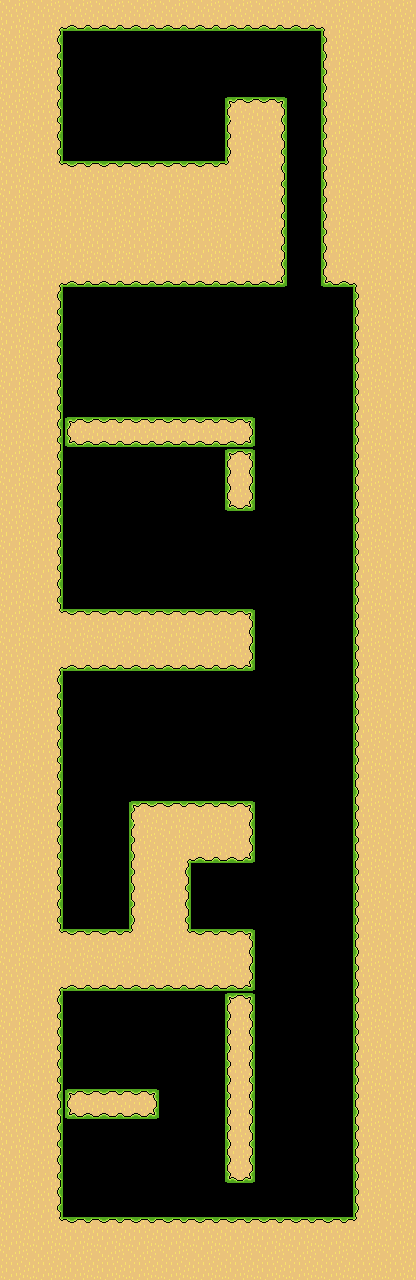

This is a level from a 2D game, rendered from its Tiled map with the project's own tilesets. A one-line summary and the map file follow, with tile-layer data summarised:
An orthogonal 13x40 tile map with 32x32 px tiles, 1 tile layer (Ground) and 16 objects.

<map version="1.5" tiledversion="1.7.1" orientation="orthogonal" renderorder="right-down" width="13" height="40" tilewidth="32" tileheight="32" infinite="0" nextlayerid="29" nextobjectid="115">
 <editorsettings>
  <export target="LevelTilemap_level15.json" format="json" />
 </editorsettings>
 <properties>
  <property name="extraText" value="" />
  <property name="levelIndex" type="int" value="15" />
  <property name="levelName" value="Level 15" />
  <property name="levelNameOffsetY" type="int" value="-80" />
  <property name="levelNameShortened" value="15" />
  <property name="numberOfSlimes" type="int" value="4" />
 </properties>
 <tileset firstgid="1" name="tileset" tilewidth="32" tileheight="32" tilecount="36" columns="6">
  <image source="../../artwork/tileset.png" width="192" height="192" />
  <tile id="0">
   <properties>
    <property name="collides" type="bool" value="true" />
   </properties>
  </tile>
  <tile id="1">
   <properties>
    <property name="collides" type="bool" value="true" />
   </properties>
  </tile>
  <tile id="2">
   <properties>
    <property name="collides" type="bool" value="true" />
   </properties>
  </tile>
  <tile id="3">
   <properties>
    <property name="collides" type="bool" value="true" />
   </properties>
  </tile>
  <tile id="4">
   <properties>
    <property name="collides" type="bool" value="false" />
   </properties>
  </tile>
  <tile id="5">
   <properties>
    <property name="collides" type="bool" value="false" />
   </properties>
  </tile>
  <tile id="6">
   <properties>
    <property name="collides" type="bool" value="true" />
   </properties>
  </tile>
  <tile id="7">
   <properties>
    <property name="collides" type="bool" value="true" />
   </properties>
  </tile>
  <tile id="8">
   <properties>
    <property name="collides" type="bool" value="true" />
   </properties>
  </tile>
  <tile id="9">
   <properties>
    <property name="collides" type="bool" value="true" />
   </properties>
  </tile>
  <tile id="10">
   <properties>
    <property name="collides" type="bool" value="false" />
   </properties>
  </tile>
  <tile id="11">
   <properties>
    <property name="collides" type="bool" value="false" />
   </properties>
  </tile>
  <tile id="12">
   <properties>
    <property name="collides" type="bool" value="true" />
   </properties>
  </tile>
  <tile id="13">
   <properties>
    <property name="collides" type="bool" value="true" />
   </properties>
  </tile>
  <tile id="14">
   <properties>
    <property name="collides" type="bool" value="true" />
   </properties>
  </tile>
  <tile id="15">
   <properties>
    <property name="collides" type="bool" value="true" />
   </properties>
  </tile>
  <tile id="16">
   <properties>
    <property name="collides" type="bool" value="false" />
    <property name="expValue" type="int" value="3" />
    <property name="isFlying" type="bool" value="true" />
    <property name="level" type="int" value="1" />
    <property name="objectTag" value="slimeEnemy" />
   </properties>
  </tile>
  <tile id="17">
   <properties>
    <property name="collides" type="bool" value="false" />
    <property name="expValue" type="int" value="3" />
    <property name="isFlying" type="bool" value="false" />
    <property name="level" type="int" value="1" />
    <property name="objectTag" value="slimeEnemy" />
   </properties>
  </tile>
  <tile id="18">
   <properties>
    <property name="collides" type="bool" value="true" />
   </properties>
  </tile>
  <tile id="19">
   <properties>
    <property name="collides" type="bool" value="true" />
   </properties>
  </tile>
  <tile id="20">
   <properties>
    <property name="collides" type="bool" value="true" />
   </properties>
  </tile>
  <tile id="21">
   <properties>
    <property name="collides" type="bool" value="true" />
   </properties>
  </tile>
  <tile id="22">
   <properties>
    <property name="collides" type="bool" value="false" />
    <property name="expValue" type="int" value="5" />
    <property name="isFlying" type="bool" value="true" />
    <property name="level" type="int" value="2" />
    <property name="objectTag" value="slimeEnemy" />
   </properties>
  </tile>
  <tile id="23">
   <properties>
    <property name="collides" type="bool" value="false" />
    <property name="expValue" type="int" value="5" />
    <property name="isFlying" type="bool" value="false" />
    <property name="level" type="int" value="2" />
    <property name="objectTag" value="slimeEnemy" />
   </properties>
  </tile>
  <tile id="24">
   <properties>
    <property name="collides" type="bool" value="false" />
    <property name="direction" value="right" />
    <property name="objectTag" value="spike" />
    <property name="spriteName" value="rightSpikes" />
   </properties>
  </tile>
  <tile id="25">
   <properties>
    <property name="collides" type="bool" value="false" />
    <property name="direction" value="left" />
    <property name="objectTag" value="spike" />
    <property name="spriteName" value="leftSpikes" />
   </properties>
  </tile>
  <tile id="26">
   <properties>
    <property name="collides" type="bool" value="false" />
    <property name="direction" value="down" />
    <property name="objectTag" value="spike" />
    <property name="spriteName" value="downSpikes" />
   </properties>
  </tile>
  <tile id="27">
   <properties>
    <property name="collides" type="bool" value="false" />
    <property name="direction" value="up" />
    <property name="objectTag" value="spike" />
    <property name="spriteName" value="upSpikes" />
   </properties>
  </tile>
  <tile id="28">
   <properties>
    <property name="collides" type="bool" value="false" />
    <property name="expValue" type="int" value="10" />
    <property name="isFlying" type="bool" value="true" />
    <property name="level" type="int" value="3" />
    <property name="objectTag" value="slimeEnemy" />
   </properties>
  </tile>
  <tile id="29">
   <properties>
    <property name="collides" type="bool" value="false" />
    <property name="expValue" type="int" value="10" />
    <property name="isFlying" type="bool" value="false" />
    <property name="level" type="int" value="3" />
    <property name="objectTag" value="slimeEnemy" />
   </properties>
  </tile>
  <tile id="30">
   <properties>
    <property name="collides" type="bool" value="false" />
    <property name="objectTag" value="endOfLevel" />
   </properties>
  </tile>
  <tile id="31">
   <properties>
    <property name="collides" type="bool" value="false" />
    <property name="objectTag" value="pickUp" />
    <property name="pickUpType" value="doubleJump" />
    <property name="spriteName" value="doubleJump" />
   </properties>
  </tile>
  <tile id="32">
   <properties>
    <property name="collides" type="bool" value="false" />
    <property name="objectTag" value="pickUp" />
   </properties>
  </tile>
  <tile id="33">
   <properties>
    <property name="collides" type="bool" value="false" />
   </properties>
  </tile>
  <tile id="34">
   <properties>
    <property name="collides" type="bool" value="false" />
   </properties>
  </tile>
  <tile id="35">
   <properties>
    <property name="collides" type="bool" value="false" />
    <property name="objectTag" value="playerSpawn" />
   </properties>
  </tile>
 </tileset>
 <layer id="6" name="Ground" width="13" height="40">
  <data>[520 cells, 280 non-empty, 19 distinct tile ids]</data>
 </layer>
 <objectgroup id="28" name="GameObjects">
  <object id="84" gid="31" x="96" y="416" width="32" height="32" />
  <object id="90" gid="36" x="64" y="160" width="32" height="32" />
  <object id="91" gid="25" x="256" y="1184" width="32" height="32" />
  <object id="93" gid="18" x="96" y="1088" width="32" height="32" />
  <object id="94" gid="18" x="208" y="928" width="32" height="32" />
  <object id="101" gid="27" x="64" y="480" width="32" height="32" />
  </objectgroup>
</map>
<!-- 10 of 16 objects omitted -->
